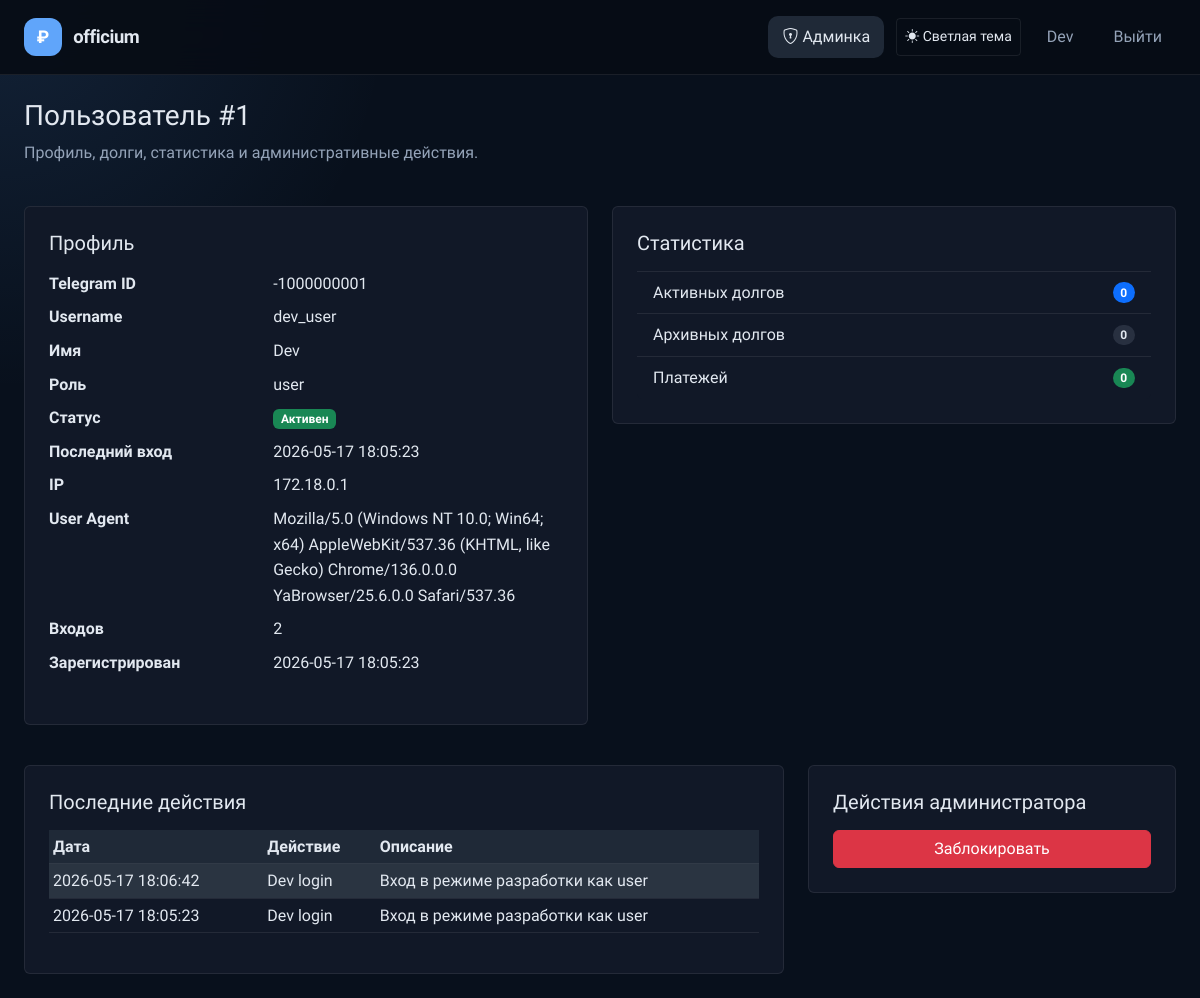
Page /admin/users/1 (signed in) on the earlier database version.
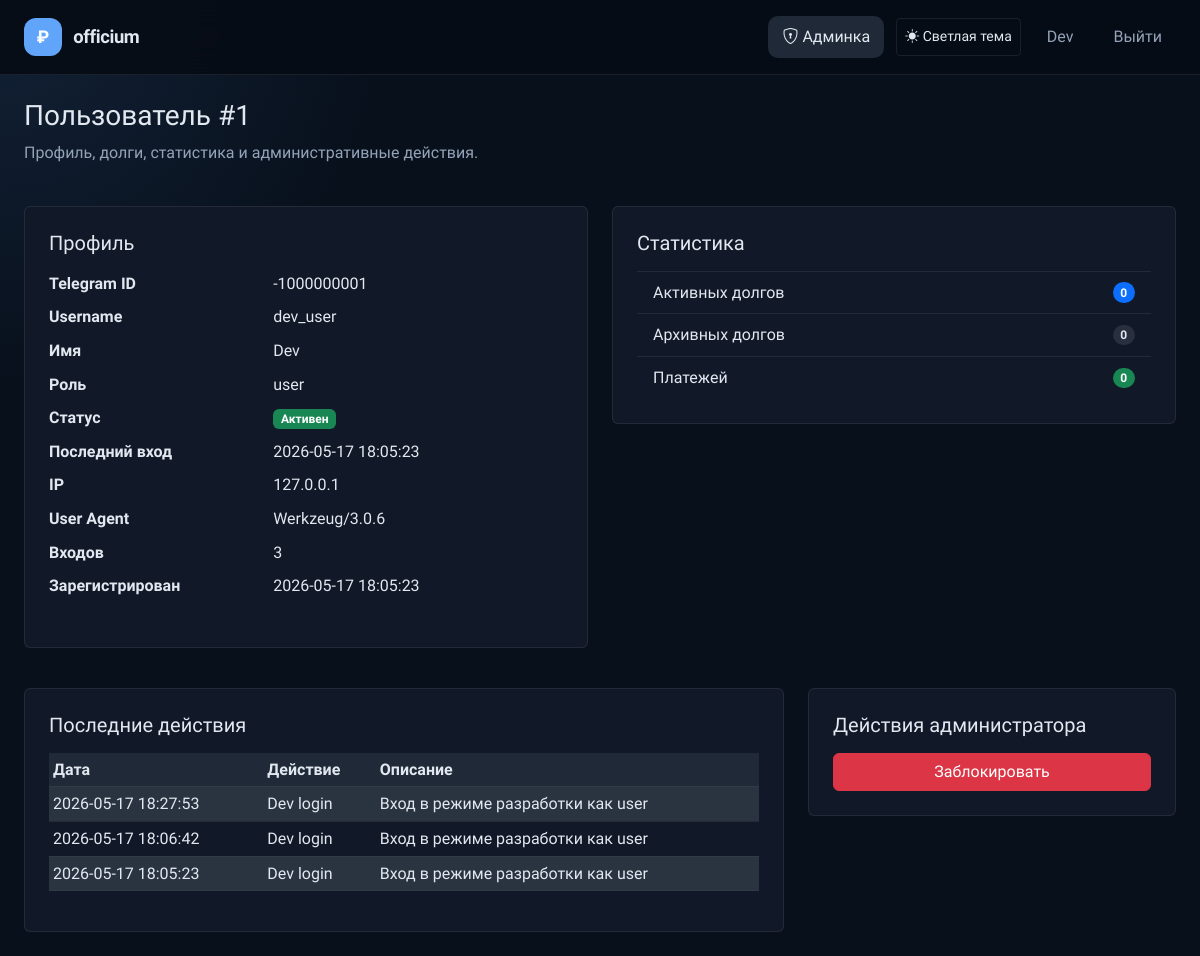
Same page on the later database version.
### app/models.py (models this page shows, shortened)
class User(UserMixin, db.Model):
    __tablename__ = 'users'
    id = db.Column(db.Integer, primary_key=True)
    telegram_id = db.Column(db.BigInteger, unique=True, nullable=False)
    username = db.Column(db.String(80), nullable=True)
    first_name = db.Column(db.String(100), nullable=True)
    last_name = db.Column(db.String(100), nullable=True)
    photo_url = db.Column(db.String(255), nullable=True)
    auth_date = db.Column(db.DateTime, nullable=True)
    created_at = db.Column(db.DateTime, default=datetime.utcnow, nullable=False)
    role = db.Column(db.Enum('user', 'admin', 'superadmin'), nullable=False, default='user')
    is_blocked = db.Column(db.Boolean, default=False, nullable=False)
    last_login_ip = db.Column(db.String(100), nullable=True)
    last_user_agent = db.Column(db.Text, nullable=True)
    login_count = db.Column(db.Integer, default=0, nullable=False)
    google_id = db.Column(db.String(50), unique=True, nullable=True)
    email = db.Column(db.String(120), nullable=True, index=True)
    avatar_url = db.Column(db.String(255), nullable=True)
    debts = db.relationship('Debt', back_populates='user', lazy=True, cascade='all, delete-orphan')
    incomes = db.relationship('Income', back_populates='user', lazy=True, cascade='all, delete-orphan')
    expenses = db.relationship('Expense', back_populates='user', lazy=True, cascade='all, delete-orphan')
    activity_logs = db.relationship('ActivityLog', back_populates='user', lazy=True, cascade='all, delete-orphan')
    @property
    def is_admin(self):
        return self.role in ('admin', 'superadmin')
    @property
    def is_superadmin(self):
        return self.role == 'superadmin'

class ActivityLog(db.Model):
    __tablename__ = 'activity_logs'
    id = db.Column(db.Integer, primary_key=True)
    user_id = db.Column(db.Integer, db.ForeignKey('users.id'), nullable=True)
    action = db.Column(db.String(100), nullable=False)
    entity_type = db.Column(db.String(50), nullable=True)
    entity_id = db.Column(db.Integer, nullable=True)
    description = db.Column(db.Text, nullable=True)
    ip_address = db.Column(db.String(100), nullable=True)
    user_agent = db.Column(db.Text, nullable=True)
    created_at = db.Column(db.DateTime, default=datetime.utcnow)
    user = db.relationship('User', back_populates='activity_logs')

### app/routes/admin.py (the view, shortened to what this page needs)
    @app.route('/admin/users/<int:user_id>', methods=['GET', 'POST'])
    @admin_required
    def admin_user_detail(user_id):
        user = User.query.get_or_404(user_id)
        active_debts = Debt.query.filter_by(user_id=user.id, status='active').count()
        archived_debts = Debt.query.filter_by(user_id=user.id, status='archived').count()
        payments = Payment.query.join(Debt).filter(Debt.user_id == user.id).count()
        recent_actions = ActivityLog.query.filter_by(user_id=user.id).order_by(ActivityLog.created_at.desc()).limit(20).all()
        return render_template('admin_user_detail.html', user=user, active_debts=active_debts, archived_debts=archived_debts, payments=payments, recent_actions=recent_actions, success_message=request.args.get('success'))

### app/utils.py (called while the page is built)
def get_setting(key, default=None):
    try:
        setting = AppSetting.query.filter_by(key=key).first()
        return setting.value if setting else default
    except Exception:
        return default

def get_dictionary_values(dictionary_type):
    try:
        entries = DictionaryEntry.query.filter_by(dictionary_type=dictionary_type, is_active=True).order_by(DictionaryEntry.value.asc()).all()
        return [entry.value for entry in entries]
    except Exception:
        return []

def admin_required(view):
    @wraps(view)
    def wrapper(*args, **kwargs):
        if not getattr(current_user, 'is_authenticated', False) or not getattr(current_user, 'is_admin', False):
            return redirect(url_for('index'))
        return view(*args, **kwargs)
    return wrapper

### templates/admin_user_detail.html (shortened to what the changed rows need)
{% extends 'base.html' %}
{% block content %}
<div class="d-flex justify-content-between align-items-start mb-4">
    <div>
        <h1 class="h3">Пользователь #{{ user.id }}</h1>
        <p class="text-muted">Профиль, долги, статистика и административные действия.</p>
    </div>
</div>
<div class="row g-4">
    <div class="col-lg-6">
        <div class="card p-4">
            <dl class="row">
                <dt class="col-5">Telegram ID</dt>
                <dd class="col-7">{{ user.telegram_id }}</dd>
                <dt class="col-5">Username</dt>
                <dd class="col-7">{{ user.username or '—' }}</dd>
                <dt class="col-5">Имя</dt>
                <dd class="col-7">{{ user.first_name or '—' }}</dd>
                <dt class="col-5">Роль</dt>
                <dd class="col-7">{{ user.role }}</dd>
                <dt class="col-5">Статус</dt>
                <dd class="col-7">{% if user.is_blocked %}<span class="badge bg-danger">Заблокирован</span>{% else %}<span class="badge bg-success">Активен</span>{% endif %}</dd>
                <dt class="col-5">Последний вход</dt>
                <dd class="col-7">{{ user.auth_date.strftime('%Y-%m-%d %H:%M:%S') if user.auth_date else '—' }}</dd>
                <dt class="col-5">IP</dt>
                <dd class="col-7">{{ user.last_login_ip or '—' }}</dd>
                <dt class="col-5">User Agent</dt>
                <dd class="col-7">{{ user.last_user_agent or '—' }}</dd>
                <dt class="col-5">Входов</dt>
                <dd class="col-7">{{ user.login_count }}</dd>
                <dt class="col-5">Зарегистрирован</dt>
                <dd class="col-7">{{ user.created_at.strftime('%Y-%m-%d %H:%M:%S') if user.created_at else '—' }}</dd>
            </dl>
        </div>
    </div>
</div>
<div class="row g-4 mt-3">
    <div class="col-lg-8">
        <div class="card p-4">
            <div class="table-responsive">
                <table class="table table-sm table-striped align-middle">
                    <thead>
                        <tr>
                            <th>Дата</th>
                            <th>Действие</th>
                            <th>Описание</th>
                        </tr>
                    </thead>
                    <tbody>
                        {% for action in recent_actions %}
                        <tr>
                            <td>{{ action.created_at.strftime('%Y-%m-%d %H:%M:%S') }}</td>
                            <td>{{ action.action }}</td>
                            <td>{{ action.description or '—' }}</td>
                        </tr>
                        {% else %}
                        <tr>
                            <td colspan="3" class="text-center text-muted">Нет действий.</td>
                        </tr>
                        {% endfor %}
                    </tbody>
                </table>
            </div>
        </div>
    </div>
</div>
{% endblock %}

Differences in the rows shown:
changed User "dev_user": last_login_ip "172.18.0.1" → "127.0.0.1"; last_user_agent "Mozilla/5.0 (Windows NT 10.0; Win64; x64) AppleWebKit/537.36 (KHTML, like Gecko) Chrome/136.0.0.0 YaBrowser/25.6.0.0 Safari/537.36" → "Werkzeug/3.0.6"; login_count "2" → "3"
added ActivityLog: created_at "2026-05-17 18:27:53", action "Dev login", description "Вход в режиме разработки как user"
